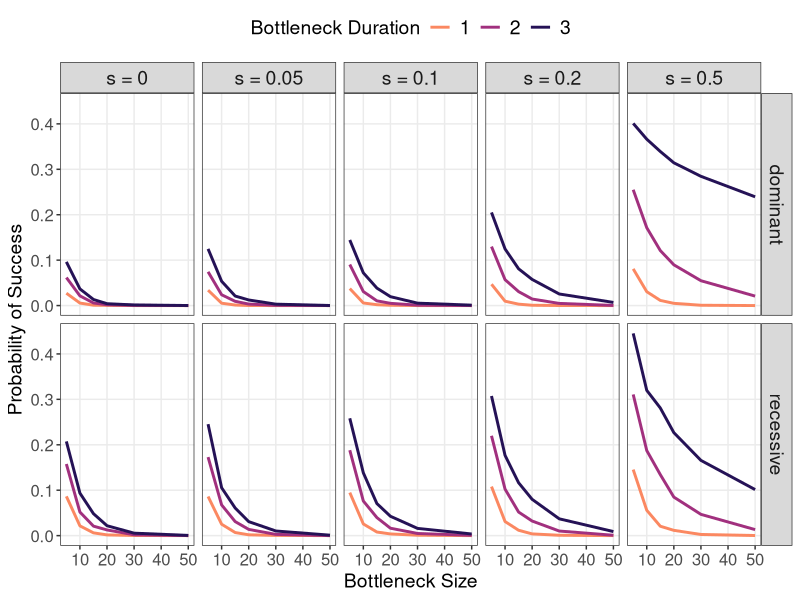

Generate this figure with R:
#### Bottleneck Simulations ####

## packages
library(tidyverse)
library(purrr)

#### FIXED PARAMETERS ####
N_initial <- 5000             # final census size
N_years <- 7                  # total generations (bottleneck + recovery)
P_phenotype_initial <- 0.49   # initial phenotype frequency
P_phenotype_observed <- 0.87  # observed final phenotype frequency
N_replicates <- 10000         # number of independent simulations

#### VARIABLE PARAMETERS ####
N_bottleneck_vals <- c(5, 10, 15, 20, 30, 50) # size of population at bottleneck
N_generations_vals <- c(1, 2, 3)              # duration of bottleneck in generations
s_vals <- c(0, 0.05, 0.1, 0.2, 0.5)           # selection coefficient of phenotype
dominance_vals <- c("dominant", "recessive")  # dominance of observed phenotype

#### FUNCTION: phenotype to allele frequency ####
get_p_from_pheno <- function(P_pheno, dominance_type) {
  if (dominance_type == "dominant") {
    p <- 1 - sqrt(1 - P_pheno)
  } else {
    p <- 1 - sqrt(P_pheno)
  }
  return(p)
}

#### FUNCTION: simulate drift + selection + exponential recovery ####
simulate_bottleneck <- function(p_allele_start, 
                                N_bottleneck, 
                                N_initial, 
                                N_bottleneck_gens, 
                                N_total_gens,
                                s,
                                dominance) {
  
  p <- p_allele_start
  
  ### BOTTLENECK GENERATIONS (SELECTION + DRIFT)
  for (g in 1:N_bottleneck_gens) {
    
    ### 1. SELECTION BEFORE DRIFT
    if (s > 0) {
      if (dominance == "dominant") {
        # fitness: AA=1+s, Aa=1+s, aa=1
        p <- (p * (1 + s)) / (1 + s * p)
      } else {
        # recessive phenotype favored: aa=1+s, Aa=1, AA=1
        # allele a has freq q = 1-p
        q <- 1 - p
        w_bar <- 1 + s * q^2     # mean fitness
        q_prime <- q * (1 + s * q) / w_bar
        p <- 1 - q_prime
      }
    }
    
    ### 2. DRIFT
    p <- rbinom(1, size = 2 * N_bottleneck, prob = p) / (2 * N_bottleneck)
  }
  
  ### RECOVERY GENERATIONS (DRIFT ONLY)
  N_recovery_gens <- N_total_gens - N_bottleneck_gens
  if (N_recovery_gens > 0) {
    growth_factor <- (N_initial / N_bottleneck)^(1 / N_recovery_gens)
    N_values <- round(N_bottleneck * (growth_factor ^ seq_len(N_recovery_gens)))
    
    for (N_gen in N_values) {
      p <- rbinom(1, size = 2 * N_gen, prob = p) / (2 * N_gen)
    }
  }
  
  return(p)
}

#### PARAMETER GRID ####
params <- expand.grid(
  N_bottleneck = N_bottleneck_vals,
  N_generations = N_generations_vals,
  dominance = dominance_vals,
  s = s_vals,
  stringsAsFactors = FALSE
)

#### RUN SIMULATIONS ####
set.seed(42)
results <- params %>%
  mutate(
    p0 = map_dbl(dominance, ~ get_p_from_pheno(P_phenotype_initial, .x)),
    p_target = map_dbl(dominance, ~ get_p_from_pheno(P_phenotype_observed, .x)),
    
    final_p = pmap(
      list(p0, N_bottleneck, N_generations, dominance, s),
      function(p0_i, Nb, Ng, dom, sel) {
        replicate(
          N_replicates,
          simulate_bottleneck(
            p_allele_start = p0_i,
            N_bottleneck = Nb,
            N_initial = N_initial,
            N_bottleneck_gens = Ng,
            N_total_gens = N_years,
            s = sel,
            dominance = dom
          )
        )
      }
    ),
    
    ### convert to phenotype
    final_pheno = map2(final_p, dominance, function(p_vec, dom) {
      q_vec <- 1 - p_vec
      if (dom == "dominant") {
        1 - (q_vec)^2 
      } else {
        (q_vec)^2 
      }
    }),
    
    n_success = map_int(final_pheno, ~ sum(.x >= P_phenotype_observed)),
    p_success = n_success / N_replicates,
    mean_final = map_dbl(final_pheno, mean),
    sd_final = map_dbl(final_pheno, sd)
  )

#### SUMMARY TABLE ####
summary_table <- results %>%
  mutate(
    q0 = 1 - p0,
    q_target = 1 - p_target,
    allele_increased = if_else((p_target - p0) >= (q_target - q0), "p", "q"),
    delta_frequency = if_else(allele_increased == "p",
                              p_target - p0,
                              q_target - q0)
  ) %>%
  select(N_bottleneck, N_generations, s, dominance,
         p0, q0, p_target, q_target, allele_increased, delta_frequency,
         p_success, mean_final, sd_final)

## view results
view(summary_table)

## plotting
ggplot(summary_table, aes(x=N_bottleneck, y=p_success, color=factor(N_generations)))+
  geom_line(linewidth = 1)+
  scale_color_viridis_d(option = "magma", begin = 0.15, end = 0.75, direction=-1) +
  labs(x="Bottleneck Size", y="Probability of Success", color="Bottleneck Duration")+
  facet_grid(rows=vars(dominance), cols=vars(s), labeller = labeller(s = function(x) paste0("s = ", x)))+
  theme_bw()+
  theme(panel.grid.minor = element_blank(),
        legend.position = "top",
        axis.text = element_text(size=12),
        axis.title = element_text(size=14),
        legend.title = element_text(size=14),
        legend.text = element_text(size=14),
        strip.text = element_text(size=14))
